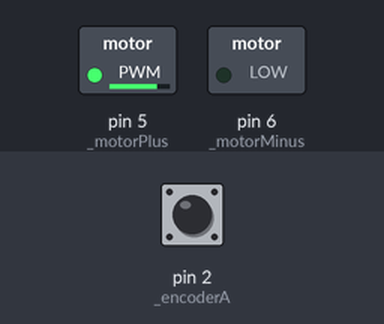
Recording of a sketch running on a simulated Arduino Uno, built with avr-gcc and run on an emulated ATmega328P. Shown: switched loads named in the sketch (green lamp = pin HIGH). The inputs (shaded band) are chosen by the test bench; at power-on: pin 2 (_encoderA) HIGH.

Above: at 0.1 s.
Timing chart, 0 to 1.6 s (numbered marks = the images above):
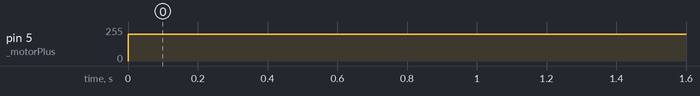

Measured:
- by itself, pin 5 (_motorPlus): 0/255 → 200/255 at 0.00 s

The sketch:

EncoderTest.ino
```cpp
/*
 * Encoder Test using Class
 *
 * suakii@gmail.com
 */

#include "Motor.h"
#include "Encoder.h"

#include <MsTimer2.h>

int encoderA = 2;
int encoderB = 4;
long deltaT = 50000;//millisecond
int ticksPerRev = 2100;
int motorPlus = 5;//아두이노5번핀 -- 모터 드라이버의 A-1A
int motorMinus = 6;//아두이노 6번핀 --모터 드라이버의 A-1B
Motor lhMotor(motorPlus, motorMinus);
Encoder lhEncoder(encoderA, encoderB, deltaT,ticksPerRev);

int total =2100;//모터가 1회전 하기 위한 펄스 수
int motorSpeed = 200;//모터 구동 pwm value

void setup() {
    Serial.begin(115200);//시리얼로 값을 보내기 위한 작업
    attachInterrupt(0, readLHEncoder, CHANGE);
}
void loop() {

   lhMotor.setFwd(motorSpeed);
   int currentCount = lhEncoder.getCount();
   //Serial.println(currentCount);
    if (currentCount == total)
        lhMotor.setStop();
    else {
    if (currentCount > total) {
        lhMotor.setStop();
        Serial.println("finish");
    }
    else if (currentCount < total)
    lhMotor.setFwd(motorSpeed);
  }
}

// updates the left hand encoder when a left hand encoder event is triggered
void readLHEncoder()
{
  lhEncoder.updateCount();
}
```

Encoder.cpp
```cpp
// Encoder
// by Andrew Kramer

// initializes an object to read input from a shaft encoder and
// track the number of encoder ticks using interrupts

//modified by Jonghwa Park(suakii@gmail.com)
#include "Encoder.h"
#include "Arduino.h"

// accepts three ints and a long as parameters:
//      encoderA - the digital pin used to read encoder output A
//                 this MUST be an interrupt pin
//      구입한 모터의 A Phase를 출력해주는 것이며 이는 아두이노의 2번 핀에 연결이 된다.
//      encoderB - the digital pin used to read encoder output B
//      구입한 모터의 B Phase를 뜻하면 모터 번호 4번, 아두이노에는 4번 핀에 연결한다.
//        deltaT - the time interval used to calculate output shaft speed
//                 in microseconds
//   ticksPerRev - the number of encoder ticks per revolution of
//                 the output shaft
Encoder::Encoder(int encoderA, int encoderB,
				 long deltaT, int ticksPerRev)
{
	_encoderA = encoderA;
	_encoderB = encoderB;
	_count = 0;
	_oldCount = 0;
	_newCount = 0;
	_totalCount = 0;
	_lastSpeed = 0;
	_deltaT = deltaT;
	_degPerTick = 360.0 / (double)ticksPerRev;
	pinMode(_encoderA, INPUT_PULLUP);//suakii
	pinMode(_encoderB, INPUT_PULLUP);//suakii
}

// returns the average speed of the motor output shaft in degrees/second
// over the last _deltaT microseconds
// MUST be called every _deltaT microseconds to return accurate speed
int Encoder::getSpeed()
{
	_oldCount = _newCount;
	_newCount = _count;
	// calculate number of ticks elapsed since in last deltaT
	int difference = _newCount - _oldCount;
	// update _totalCount
	_totalCount += difference;
	int degPerSec;
	// calculate new speed if _count has not overflowed
	if (difference < 50000 && difference > -50000)
	{
		double deltaTInSec = 1000000 / _deltaT;
		double ticksPerSec = (double)difference * (double)deltaTInSec;
		degPerSec = ticksPerSec * _degPerTick;
		_lastSpeed = degPerSec;
	}
	else // use previous speed if overflow has occurred in _count
	{
		degPerSec = _lastSpeed;
	}
	return degPerSec;
}

// returns net distance rotated by the motor's output shaft in degrees
// since the last call to getDistance()
// should be called regularly to prevent overflows in _totalCount
int Encoder::getDistance()
{
	int distance = _degPerTick * _totalCount;
	_totalCount = 0;
	return distance;
}

// updates the _count when an encoder event occurs
// must be called using a pin change interrupt from the client sketch
void Encoder::updateCount()
{
	if (digitalRead(_encoderA) == HIGH)
	{
		if (digitalRead(_encoderB) == LOW)
			_count++;
		else
			_count--;
	}
	else
	{
		if (digitalRead(_encoderB) == LOW)
			_count--;
		else
			_count++;
	}
}

int Encoder::getCount()
{
    return _count;

}
```

Encoder.h
```cpp
// Encoder
// by Andrew Kramer

// initializes an object to read input from a shaft encoder and
// track the number of encoder ticks using interrupts
// only works with Arduino Uno, Duemilanove, and others that
// have interrupt 0 defined as digital pin 2 and interrupt 1
// defined as digital pin 3

//modified by Jonghwa Park(suakii@gmail.com)

#ifndef Encoder_h
#define Encoder_h

#include "Arduino.h"

class Encoder
{
public:
	Encoder(int encoderA, int encoderB,
			long deltaT, int ticksPerRev);
	int getSpeed(); // returns speed in degrees per second
	int getDistance(); // returns distance rotated in degrees
    void updateCount();
    int getCount();//suakii
private:
	int _encoderA, _encoderB; // encoder pins
	double _degPerTick; // degrees of output shaft rotation per encoder tick
	volatile long _count, _oldCount, _newCount;
	long _deltaT; // in microseconds
	int _lastSpeed;
	long _totalCount;
};

#endif
```

Motor.cpp
```cpp
// Motor.cpp
// by Andrew Kramer
// Provides low-level control of a the speed and direction of a single DC motor
// by means of a motor driver such as the TB6612FNG
// modified by Jonghwa Park(suakii@gmail.com)

#include "Arduino.h"
#include "Motor.h"

// accepts three ints as parameters:
//    the pin numbers for the direction control pins
//    and the pin number of the pwm pin
// direction 5, 6
//
Motor::Motor(int motorPlus, int motorMinus)
{
    _motorPlus = motorPlus;
    _motorMinus = motorMinus;
    analogWrite(_motorPlus, LOW);//initial stop
	analogWrite(_motorMinus, LOW);
}
// sets the motor's direction to forward
void Motor::setFwd(int level)
{
	analogWrite(_motorPlus, level);
	analogWrite(_motorMinus, LOW);
}
// sets the motor's direction to backward
void Motor::setBack(int level)
{
	analogWrite(_motorPlus, LOW);
	analogWrite(_motorMinus, level);
}
// sets the motor to brake
void Motor::setStop()
{
	analogWrite(_motorPlus, LOW);
	analogWrite(_motorMinus, LOW);
}
```

Motor.h
```cpp
// Motor
// by Andrew Kramer

// controls direction and pwm input to a DC motor
// modified by Jonghwa Park(suakii@gmail.com)
#ifndef Motor_h
#define Motor_h

#include "Arduino.h"

class Motor
{
public:
	Motor(int motorPlus, int motorMinus);
	void setFwd(int level);
	void setBack(int level);
	void setStop();
private:
	int _motorPlus, _motorMinus;//arduino 5, 6 just one motor
};

#endif
```
